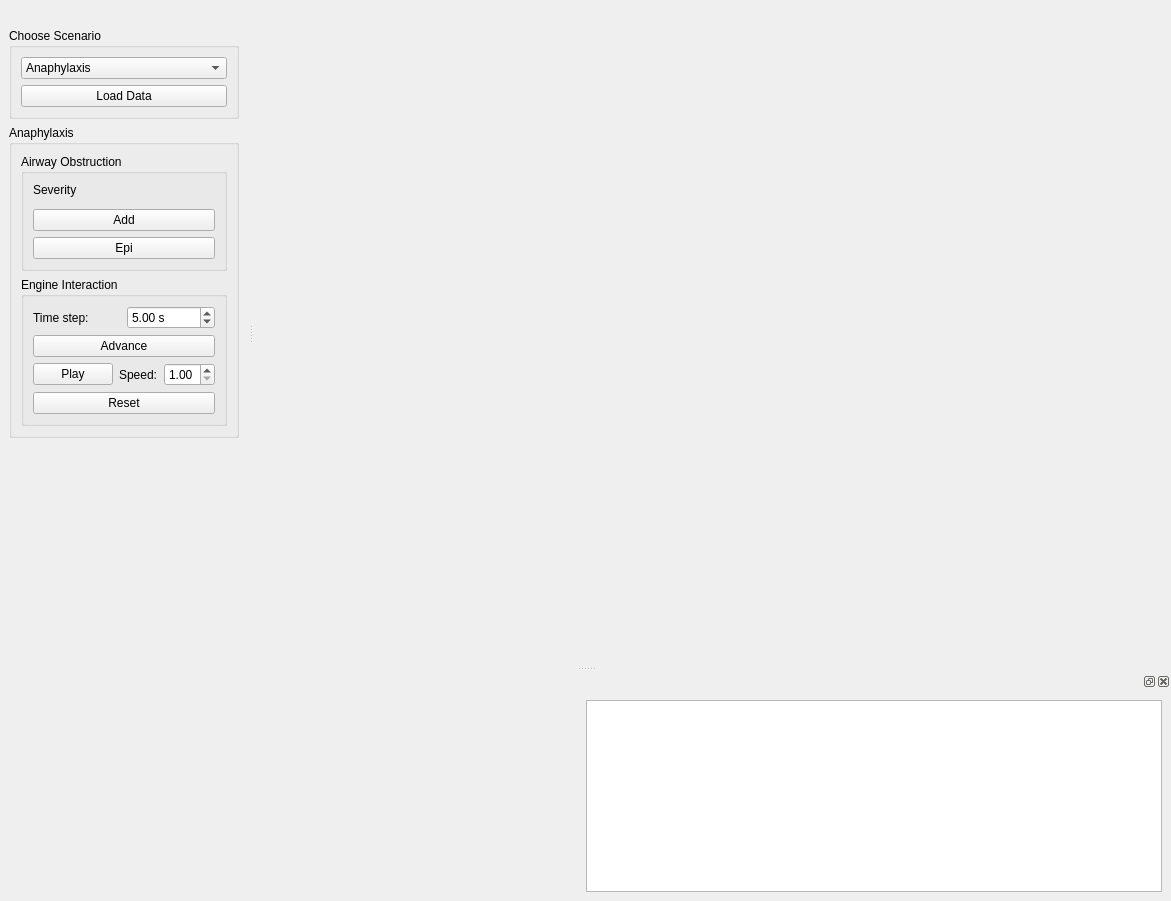
<?xml version="1.0" encoding="UTF-8"?>
<ui version="4.0">
 <class>BioGearsDemoMainWindow</class>
 <widget class="QMainWindow" name="BioGearsDemoMainWindow">
  <property name="geometry">
   <rect>
    <x>0</x>
    <y>0</y>
    <width>1171</width>
    <height>901</height>
   </rect>
  </property>
  <property name="windowTitle">
   <string>MainWindow</string>
  </property>
  <widget class="QWidget" name="centralwidget"/>
  <widget class="QDockWidget" name="inputDockWidget">
   <property name="sizePolicy">
    <sizepolicy hsizetype="Preferred" vsizetype="Maximum">
     <horstretch>0</horstretch>
     <verstretch>0</verstretch>
    </sizepolicy>
   </property>
   <property name="features">
    <set>QDockWidget::DockWidgetMovable</set>
   </property>
   <property name="allowedAreas">
    <set>Qt::LeftDockWidgetArea</set>
   </property>
   <attribute name="dockWidgetArea">
    <number>1</number>
   </attribute>
   <widget class="QWidget" name="dockWidgetContents">
    <layout class="QVBoxLayout" name="verticalLayout_4">
     <item>
      <widget class="QGroupBox" name="scenarioGroupBox">
       <property name="title">
        <string>Choose Scenario</string>
       </property>
       <layout class="QVBoxLayout" name="verticalLayout">
        <item>
         <widget class="QComboBox" name="scenarioComboBox">
          <item>
           <property name="text">
            <string>Anaphylaxis</string>
           </property>
          </item>
         </widget>
        </item>
        <item>
         <widget class="QPushButton" name="loadButton">
          <property name="text">
           <string>Load Data</string>
          </property>
         </widget>
        </item>
       </layout>
      </widget>
     </item>
     <item>
      <widget class="QGroupBox" name="anaphylaxisGroupBox">
       <property name="title">
        <string>Anaphylaxis</string>
       </property>
       <layout class="QVBoxLayout" name="verticalLayout_5">
        <item>
         <widget class="QGroupBox" name="obstructionGroupBox">
          <property name="sizePolicy">
           <sizepolicy hsizetype="Preferred" vsizetype="Preferred">
            <horstretch>0</horstretch>
            <verstretch>0</verstretch>
           </sizepolicy>
          </property>
          <property name="title">
           <string>Airway Obstruction</string>
          </property>
          <layout class="QVBoxLayout" name="verticalLayout_2">
           <item>
            <widget class="QLabel" name="label">
             <property name="text">
              <string>Severity</string>
             </property>
            </widget>
           </item>
           <item>
            <widget class="pqDoubleRangeWidget" name="severitySlider" native="true">
             <property name="sizePolicy">
              <sizepolicy hsizetype="Maximum" vsizetype="Preferred">
               <horstretch>0</horstretch>
               <verstretch>0</verstretch>
              </sizepolicy>
             </property>
             <property name="maximum" stdset="0">
              <number>1</number>
             </property>
             <property name="minimum" stdset="0">
              <number>0</number>
             </property>
            </widget>
           </item>
           <item>
            <widget class="QPushButton" name="addOstructionButton">
             <property name="text">
              <string>Add</string>
             </property>
            </widget>
           </item>
           <item>
            <widget class="QPushButton" name="epiButton">
             <property name="text">
              <string>Epi</string>
             </property>
            </widget>
           </item>
          </layout>
         </widget>
        </item>
        <item>
         <widget class="QGroupBox" name="engineGroupBox">
          <property name="title">
           <string>Engine Interaction</string>
          </property>
          <layout class="QVBoxLayout" name="verticalLayout_3">
           <item>
            <layout class="QGridLayout" name="gridLayout">
             <item row="1" column="0">
              <widget class="QLabel" name="label_2">
               <property name="text">
                <string>Time step:</string>
               </property>
              </widget>
             </item>
             <item row="1" column="1">
              <widget class="QDoubleSpinBox" name="timeStepBox">
               <property name="prefix">
                <string/>
               </property>
               <property name="suffix">
                <string> s</string>
               </property>
               <property name="minimum">
                <double>0.250000000000000</double>
               </property>
               <property name="maximum">
                <double>60.000000000000000</double>
               </property>
               <property name="value">
                <double>5.000000000000000</double>
               </property>
              </widget>
             </item>
            </layout>
           </item>
           <item>
            <widget class="QPushButton" name="advanceButton">
             <property name="text">
              <string>Advance</string>
             </property>
            </widget>
           </item>
           <item>
            <layout class="QGridLayout" name="gridLayout_2">
             <item row="0" column="1">
              <widget class="QLabel" name="label_3">
               <property name="text">
                <string>Speed:</string>
               </property>
              </widget>
             </item>
             <item row="0" column="0">
              <widget class="QPushButton" name="playButton">
               <property name="text">
                <string>Play</string>
               </property>
              </widget>
             </item>
             <item row="0" column="2">
              <widget class="QDoubleSpinBox" name="playbackSpeedBox">
               <property name="minimum">
                <double>1.000000000000000</double>
               </property>
               <property name="maximum">
                <double>5.000000000000000</double>
               </property>
               <property name="singleStep">
                <double>0.500000000000000</double>
               </property>
              </widget>
             </item>
            </layout>
           </item>
           <item>
            <widget class="QPushButton" name="resetButton">
             <property name="text">
              <string>Reset</string>
             </property>
            </widget>
           </item>
          </layout>
         </widget>
        </item>
       </layout>
      </widget>
     </item>
     <item>
      <spacer name="verticalSpacer_4">
       <property name="orientation">
        <enum>Qt::Vertical</enum>
       </property>
       <property name="sizeHint" stdset="0">
        <size>
         <width>20</width>
         <height>40</height>
        </size>
       </property>
      </spacer>
     </item>
    </layout>
   </widget>
  </widget>
  <widget class="QDockWidget" name="outputDockWidget">
   <attribute name="dockWidgetArea">
    <number>8</number>
   </attribute>
   <widget class="QWidget" name="dockWidgetContents_2">
    <layout class="QHBoxLayout" name="horizontalLayout">
     <item>
      <spacer name="horizontalSpacer">
       <property name="orientation">
        <enum>Qt::Horizontal</enum>
       </property>
       <property name="sizeHint" stdset="0">
        <size>
         <width>40</width>
         <height>20</height>
        </size>
       </property>
      </spacer>
     </item>
     <item>
      <widget class="QTextEdit" name="logOutput">
       <property name="sizePolicy">
        <sizepolicy hsizetype="Expanding" vsizetype="Preferred">
         <horstretch>0</horstretch>
         <verstretch>0</verstretch>
        </sizepolicy>
       </property>
       <property name="readOnly">
        <bool>true</bool>
       </property>
      </widget>
     </item>
    </layout>
   </widget>
  </widget>
 </widget>
 <customwidgets>
  <customwidget>
   <class>pqDoubleRangeWidget</class>
   <extends>QWidget</extends>
   <header>pqDoubleRangeWidget.h</header>
   <container>1</container>
  </customwidget>
 </customwidgets>
 <resources/>
 <connections/>
</ui>
